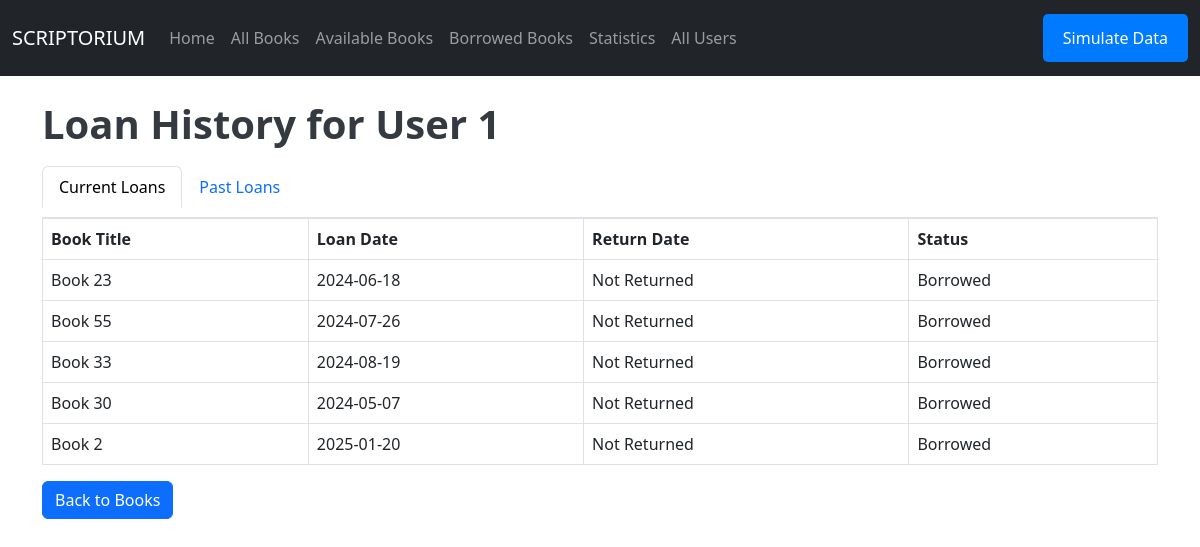
The app's page /users/1/loans, older data.
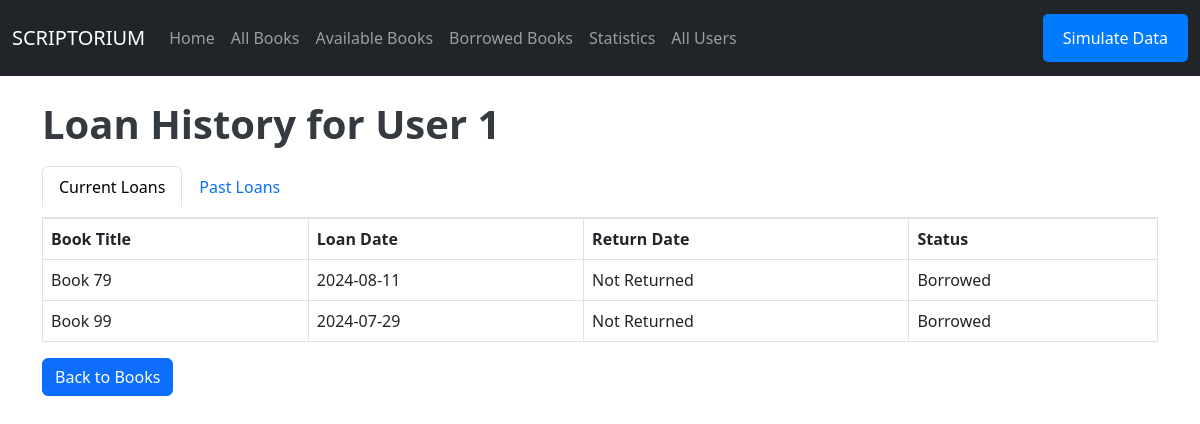
The same page, newer data.
### app/models.py (models this page shows)
class User(db.Model):
    id = db.Column(db.Integer, primary_key=True)
    name = db.Column(db.String(100), nullable=False)
    loans = db.relationship('Loan', back_populates='user')

class Loan(db.Model):
    id = db.Column(db.Integer, primary_key=True)
    user_id = db.Column(db.Integer, db.ForeignKey('user.id'), nullable=False)
    book_id = db.Column(db.Integer, db.ForeignKey('book.id'), nullable=False)
    loan_date = db.Column(db.String(10), nullable=False)
    return_date = db.Column(db.String(10), nullable=True)
    user = db.relationship('User', back_populates='loans')
    book = db.relationship('Book', back_populates='loans')

class Book(db.Model):
    id = db.Column(db.Integer, primary_key=True)
    title = db.Column(db.String(100), nullable=False)
    author = db.Column(db.String(100), nullable=False)
    published_date = db.Column(db.String(10), nullable=False)
    status = db.Column(db.String(10), default="available")
    pages = db.Column(db.Integer, nullable=False)
    goodread_rating = db.Column(db.Float, nullable=False)
    loans = db.relationship('Loan', back_populates='book')

### app/routes.py (the view)
@main.route('/users/<int:user_id>/loans')
def user_loans(user_id):
    user = User.query.get_or_404(user_id)
    current_loans = Loan.query.filter_by(user_id=user_id, return_date=None).all()
    past_loans = Loan.query.filter_by(user_id=user_id).filter(Loan.return_date.isnot(None)).all()
    return render_template('user_loans.html', user=user, current_loans=current_loans, past_loans=past_loans, title=f"{user.name}'s Loan History")

### app/templates/user_loans.html (shortened to what this page needs)
{% extends 'base.html' %}
{% block content %}
<h1>Loan History for {{ user.name }}</h1>
<ul class="nav nav-tabs" id="loanTabs" role="tablist">
  <li class="nav-item">
    <a class="nav-link active" id="current-loans-tab" data-bs-toggle="tab" href="#current-loans" role="tab">Current Loans</a>
  </li>
  <li class="nav-item">
    <a class="nav-link" id="past-loans-tab" data-bs-toggle="tab" href="#past-loans" role="tab">Past Loans</a>
  </li>
</ul>
<div class="tab-content" id="loanTabsContent">
  <div class="tab-pane fade show active" id="current-loans" role="tabpanel">
    <table class="table table-bordered">
      <thead>
          <tr>
              <th>Book Title</th>
              <th>Loan Date</th>
              <th>Return Date</th>
              <th>Status</th>
          </tr>
      </thead>
      <tbody>
          {% for loan in current_loans %}
          <tr>
              <td>{{ loan.book.title }}</td>
              <td>{{ loan.loan_date }}</td>
              <td>{{ loan.return_date if loan.return_date else "Not Returned" }}</td>
              <td>{{ "Returned" if loan.return_date else "Borrowed" }}</td>
          </tr>
          {% endfor %}
      </tbody>
    </table>
  </div>
</div>
<a href="/books" class="btn btn-primary">Back to Books</a>
{% endblock %}

### app/templates/base.html (shortened to what this page needs)
<!DOCTYPE html>
<html lang="en">
<head>
    <link href="https://cdn.jsdelivr.net/npm/bootstrap@5.3.0-alpha3/dist/css/bootstrap.min.css" rel="stylesheet">
    <link rel="stylesheet" href="{{ url_for('static', filename='css/styles.css') }}">
</head>
<body>
    <nav class="navbar navbar-expand-lg navbar-dark bg-dark">
        <div class="container-fluid">
            <a class="navbar-brand" href="/">SCRIPTORIUM</a>
            <div class="collapse navbar-collapse" id="navbarNav">
                <ul class="navbar-nav me-auto">
                    <li class="nav-item"><a class="nav-link" href="/">Home</a></li>
                    <li class="nav-item"><a class="nav-link" href="/books">All Books</a></li>
                    <li class="nav-item"><a class="nav-link" href="/books/available">Available Books</a></li>
                    <li class="nav-item"><a class="nav-link" href="/books/borrowed">Borrowed Books</a></li>
                    <li class="nav-item"><a class="nav-link" href="/statistics">Statistics</a></li>
                    <li class="nav-item"><a class="nav-link" href="/users">All Users</a></li>
                </ul>
                <button id="simulateButton" class="btn btn-warning btn-sm" onclick="simulateData()">Simulate Data</button>
            </div>
        </div>
    </nav>
    <div class="container mt-4">
        {% block content %}{% endblock %}
    </div>
</body>
</html>

### app/static/css/styles.css (style rules this page uses)
h1 { font-size: 2.5rem; color: #343a40; font-weight: bold; }
ul { list-style: none; padding-left: 0; }
ul li { margin: 10px 0; }
#simulateButton { background-color: #007bff; border: none; color: white; padding: 12px 20px; font-size: 1rem; border-radius: 5px; cursor: pointer; transition: background-color 0.3s ease; }

Row changes from the older to the newer data that the page shows:
no longer on this page (row edited): Loan: book "Book 23", loan_date "2024-06-18", return_date "Not Returned", return_date "Borrowed"
no longer on this page (row edited): Loan: book "Book 55", loan_date "2024-07-26", return_date "Not Returned", return_date "Borrowed"
no longer on this page (row edited): Loan: book "Book 33", loan_date "2024-08-19", return_date "Not Returned", return_date "Borrowed"
no longer on this page (row edited): Loan: book "Book 2", loan_date "2025-01-20", return_date "Not Returned", return_date "Borrowed"
now on this page (row edited): Loan: book "Book 79", loan_date "2024-08-11", return_date "Not Returned", return_date "Borrowed"
changed Loan: book "Book 30" → "Book 99"; loan_date "2024-05-07" → "2024-07-29"
